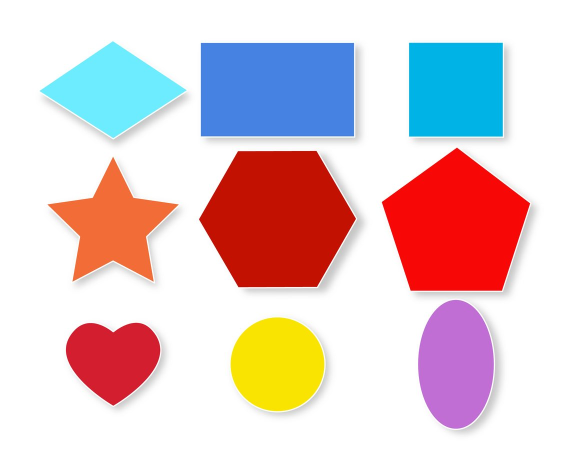
#> input picture Inputs/Shapes.jpg, 1136 x 936 px, given in place of the camera (shown at 1/2 size)
$ python 'stacking web cam.py'
#> lines starting #> are read from the running program, lines starting #| are printed output that depends on the picture; after the words box and inside, x2 and y2 are one past the last pixel; in counts of white or black regions, pixels touching at a corner belong together


import cv2
import numpy as np

frameWidth = 320
frameHeight = 256
cap = cv2.VideoCapture(0)


def stackImages(imgArray,scale,lables=[]):
    sizeW= imgArray[0][0].shape[1]
    sizeH = imgArray[0][0].shape[0]
    rows = len(imgArray)
    cols = len(imgArray[0])
    rowsAvailable = isinstance(imgArray[0], list)
    width = imgArray[0][0].shape[1]
    height = imgArray[0][0].shape[0]
    if rowsAvailable:
        for x in range ( 0, rows):
            for y in range(0, cols):
                imgArray[x][y] = cv2.resize(imgArray[x][y], (sizeW, sizeH), None, scale, scale)
                if len(imgArray[x][y].shape) == 2: imgArray[x][y]= cv2.cvtColor( imgArray[x][y], cv2.COLOR_GRAY2BGR)
        imageBlank = np.zeros((height, width, 3), np.uint8)
        hor = [imageBlank]*rows
        hor_con = [imageBlank]*rows
        for x in range(0, rows):
            hor[x] = np.hstack(imgArray[x])
            hor_con[x] = np.concatenate(imgArray[x])
        ver = np.vstack(hor)
        ver_con = np.concatenate(hor)
    else:
        for x in range(0, rows):
            imgArray[x] = cv2.resize(imgArray[x], (sizeW, sizeH), None, scale, scale)
            if len(imgArray[x].shape) == 2: imgArray[x] = cv2.cvtColor(imgArray[x], cv2.COLOR_GRAY2BGR)
        hor= np.hstack(imgArray)
        hor_con= np.concatenate(imgArray)
        ver = hor
    if len(lables) != 0:
        eachImgWidth= int(ver.shape[1] / cols)
        eachImgHeight = int(ver.shape[0] / rows)
        print(eachImgHeight)
        for d in range(0, rows):
            for c in range (0,cols):
                cv2.rectangle(ver,(c*eachImgWidth,eachImgHeight*d),(c*eachImgWidth+len(lables[d])*13+27,30+eachImgHeight*d),(255,255,255),cv2.FILLED)
                cv2.putText(ver,lables[d],(eachImgWidth*c+10,eachImgHeight*d+20),cv2.FONT_HERSHEY_COMPLEX,0.7,(255,0,255),2)
    return ver

while True:
    success, img = cap.read()
#> img is the input picture: shape (936, 1136, 3); mean B, G, R 204.3, 202, 223.4
    img = cv2.resize(img, (frameHeight,frameWidth))
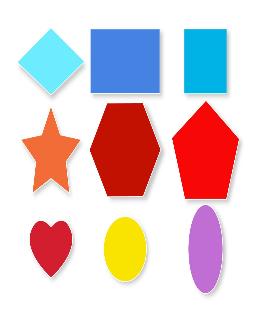
#> img: shape (320, 256, 3); mean B, G, R 204.2, 202, 223.3
    imgGray = cv2.cvtColor(img,cv2.COLOR_BGR2GRAY)
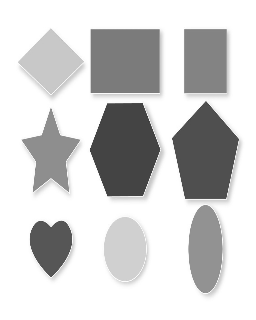
#> imgGray: shape (320, 256); min 53, max 255, mean 208.6
    imgrgb = cv2.cvtColor(img,cv2.COLOR_BGR2RGB)
    imgBlur = cv2.GaussianBlur(imgGray,(7,7),0)
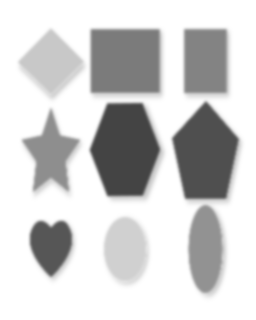
#> imgBlur: shape (320, 256); min 68, max 255, mean 208.6
    imgCanny = cv2.Canny(imgBlur,100,200)
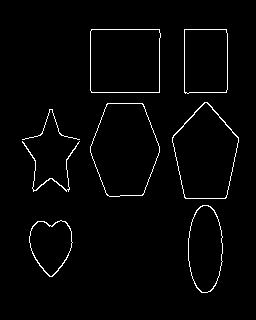
#> imgCanny: shape (320, 256); 2.1% white in thin lines or dots, all inside (x1, y1, x2, y2) = (22, 29, 239, 293)

    StackedImages = stackImages(([img,imgGray],
                                   [imgCanny,imgrgb]),0.6)
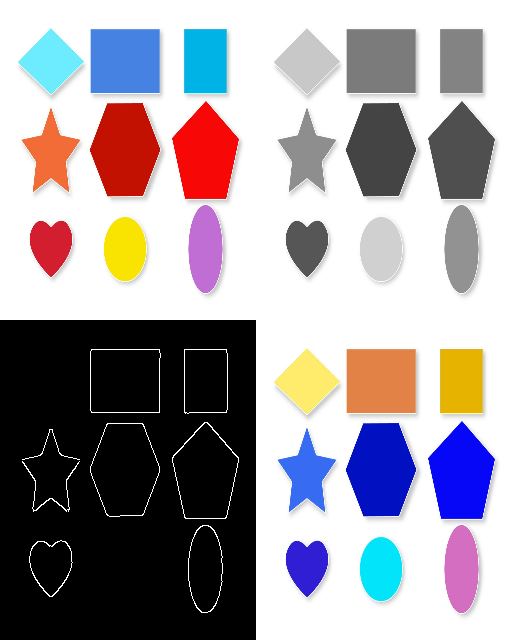
#> StackedImages: shape (640, 512, 3); mean B, G, R 160.4, 154.5, 160.4
    cv2.imshow("Staked Images", StackedImages)
    if cv2.waitKey(1) and 0xFF == ord('q'):
#> (key q is pressed here)
        break

$ run again, on Inputs/face.jpg
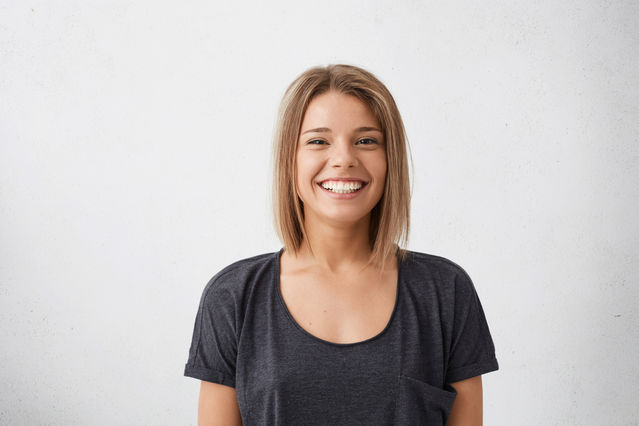
#> input picture Inputs/face.jpg, 639 x 426 px, given in place of the camera
#> img is the input picture: shape (426, 639, 3); mean B, G, R 189.6, 191.4, 197.4
#> img: shape (320, 256, 3)
#> `imgCanny = cv2.Canny(imgBlur,100,200)`:
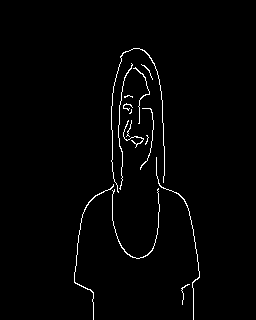
#> imgCanny: shape (320, 256); 1.7% white in thin lines or dots, all inside (x1, y1, x2, y2) = (74, 48, 200, 320)
#> `StackedImages = stackImages(([img,imgGray], [imgCanny,imgrgb]),0.6)`:
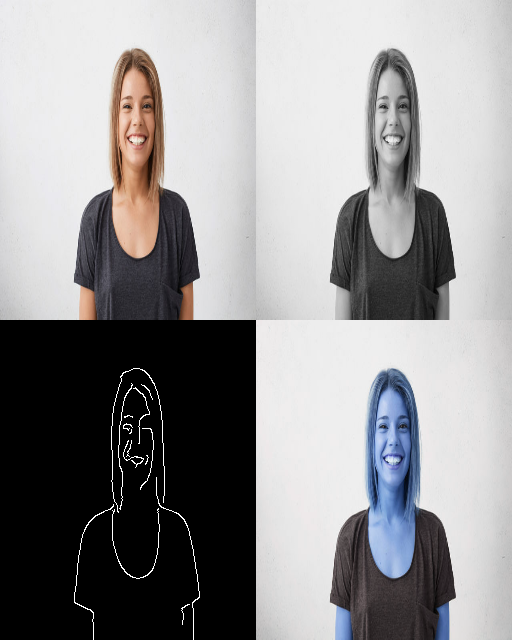
#> StackedImages: shape (640, 512, 3); mean B, G, R 146, 144.9, 146
